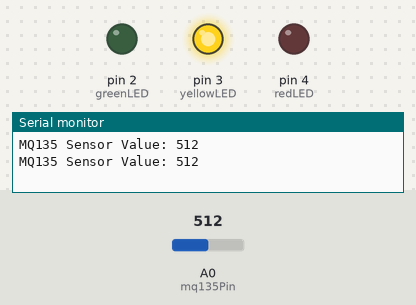
A sketch run on a simulated Arduino Uno, built with avr-gcc and run on an emulated ATmega328P. Parts: output pins drawn as LEDs (lit = HIGH), the last lines printed to the serial monitor. Inputs (shaded band) come from the test bench; at power-on: A0 (mq135Pin) = 512.

Above: at 1.8 s.
1.9 s: A0 (mq135Pin) set to 794
3.4 s: A0 (mq135Pin) set to 811
At 5.1 s:
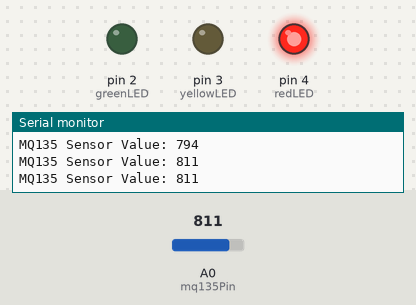
5.5 s: A0 (mq135Pin) set to 90
At 6.7 s:
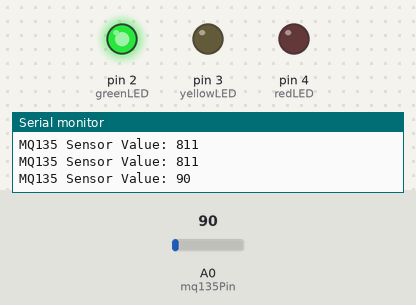
7.5 s: A0 (mq135Pin) set to 104
At 9.2 s:
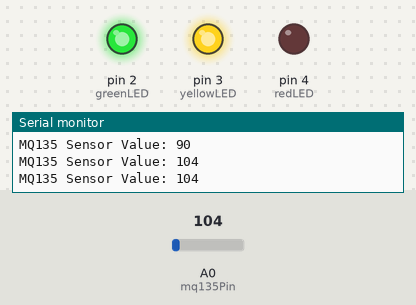
9.5 s: A0 (mq135Pin) set to 0
At 11.0 s:
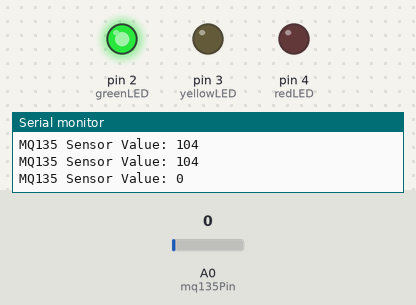
11.5 s: A0 (mq135Pin) set to 110
At 12.5 s:
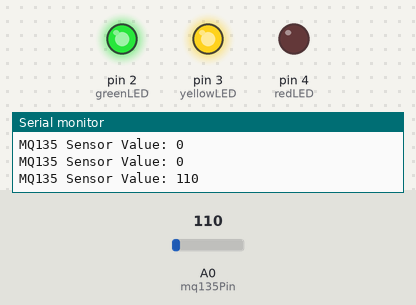
Timing chart, 0 to 14.5 s (numbered marks = the images above; inputs shaded):
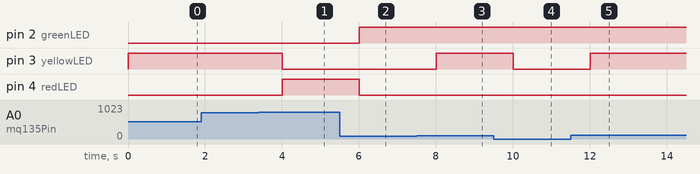

The sketch:

mq135gas_sensor.ino
```cpp
// Define the pins for LEDs
const int greenLED = 2;
const int yellowLED = 3;
const int redLED = 4;

// Define the pin for MQ135 sensor
const int mq135Pin = A0;

// Variable to store the sensor value
int sensorValue = 0;

void setup() {
  // Initialize LED pins as outputs
  pinMode(greenLED, OUTPUT);
  pinMode(yellowLED, OUTPUT);
  pinMode(redLED, OUTPUT);

  // Start the Serial Monitor
  Serial.begin(9600);
}

void loop() {
  // Read the analog value from MQ-135 sensor
  sensorValue = analogRead(mq135Pin);

  // Print the sensor value to the Serial Monitor
  Serial.print("MQ135 Sensor Value: ");
  Serial.println(sensorValue);

  // Control LEDs based on sensor value
  if (sensorValue < 100) {
    // Safe: Green LED ON, Yellow and Red OFF
    digitalWrite(greenLED, HIGH);
    digitalWrite(yellowLED, LOW);
    digitalWrite(redLED, LOW);
  }
  else if (sensorValue >= 100 && sensorValue <= 800) {
    // Medium: Yellow LED ON, Green and Red OFF
    digitalWrite(13, LOW);
    digitalWrite(yellowLED, HIGH);
    digitalWrite(redLED, LOW);
  }
  else if (sensorValue > 800) {
    // High: Red LED ON, Green and Yellow OFF
    digitalWrite(greenLED, LOW);
    digitalWrite(yellowLED, LOW);
    digitalWrite(redLED, HIGH);
  }

  // Add a small delay
  delay(1000);
}
```

Measured:
- the behaviour switches between 800 and 801 on A0 (mq135Pin) (found by bisection; images 0 and 1)
- the behaviour switches between 99 and 100 on A0 (mq135Pin) (found by bisection; images 2 and 3)
- after the input at 3.4 s, pin 3 (yellowLED): HIGH → LOW after 0.60 s; pin 4 (redLED): LOW → HIGH after 0.60 s
- after the input at 5.5 s, pin 2 (greenLED): LOW → HIGH after 0.50 s; pin 4 (redLED): HIGH → LOW after 0.50 s
- after the input at 7.5 s, pin 3 (yellowLED): LOW → HIGH after 0.50 s
- after the input at 9.5 s, pin 3 (yellowLED): HIGH → LOW after 0.51 s
- after the input at 11.5 s, pin 3 (yellowLED): LOW → HIGH after 0.51 s
